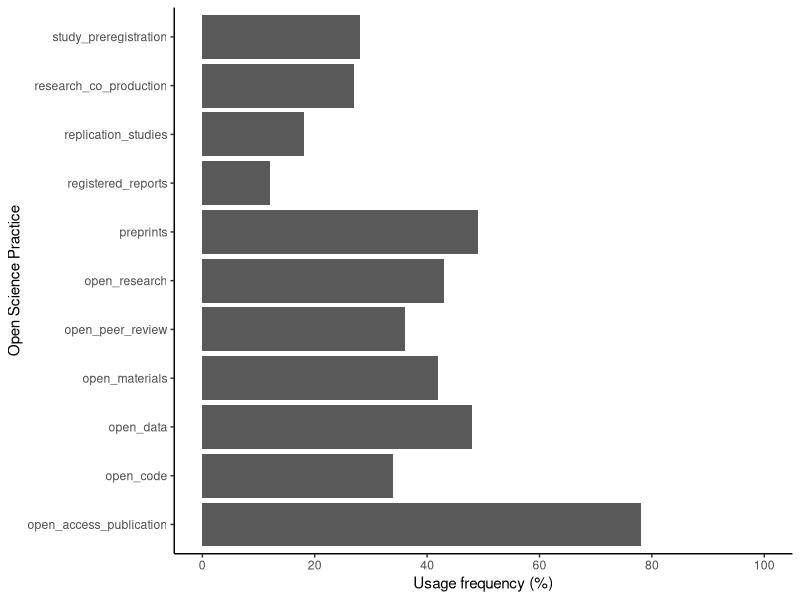
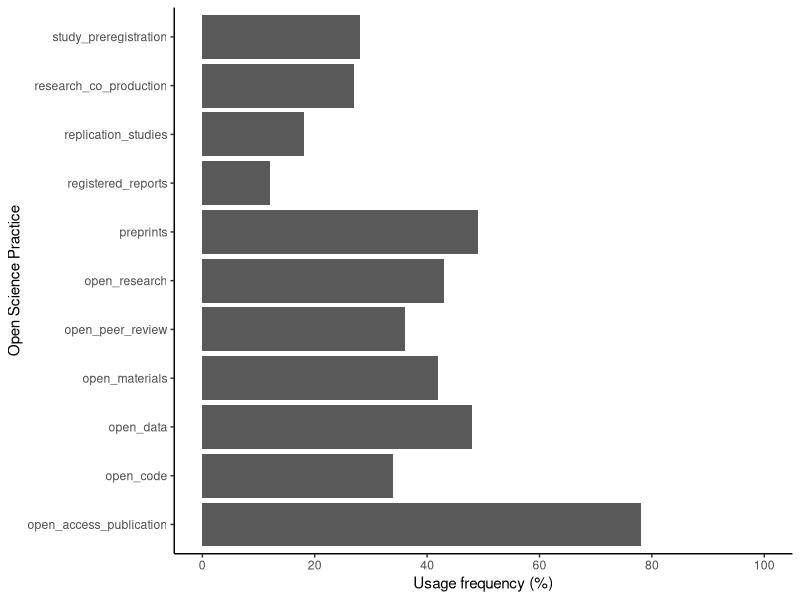
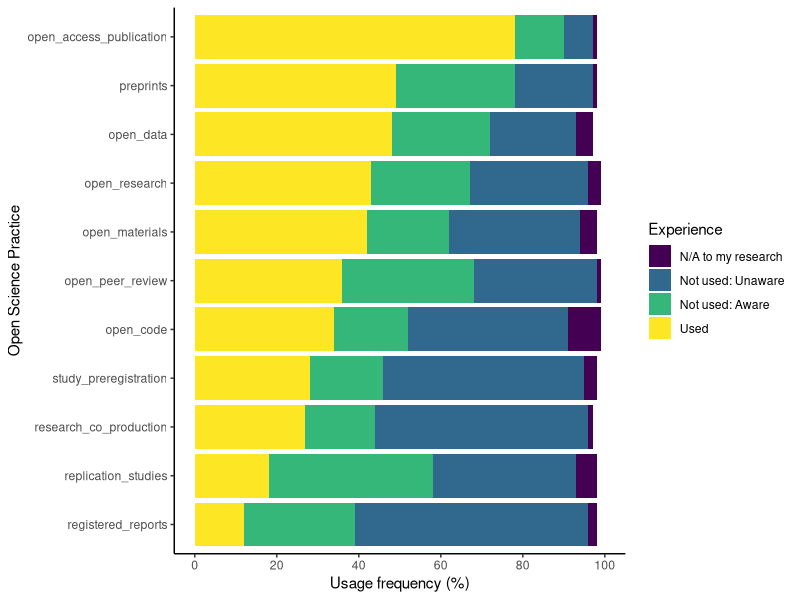
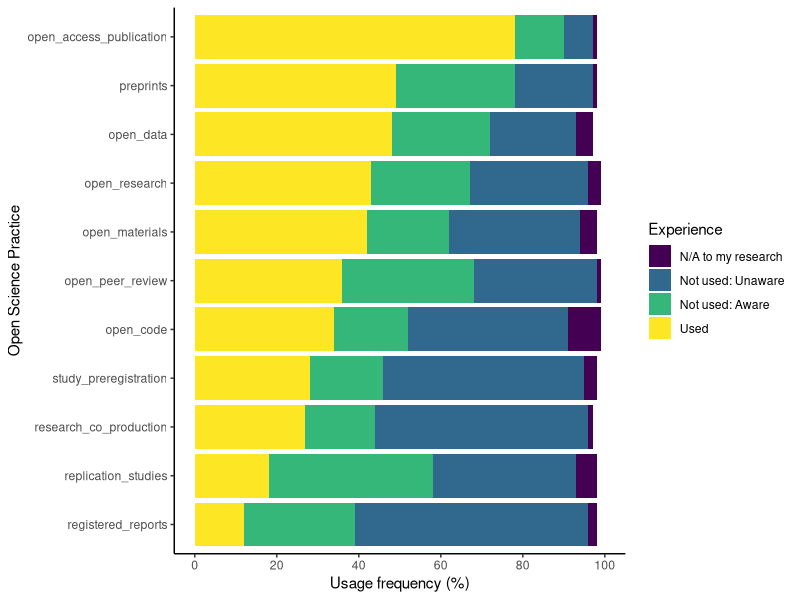

Write the R code that produced these figures, in order.
## ---- chunk 1
# Load the tidyverse package below
library(tidyverse)

# Load the data files
# This should be the Pennington_country.csv file 
country <- read_csv("data/Pennington_country.csv")

## ---- chunk 2
country %>% 
  drop_na(country_analysis) %>% 
  distinct(country_analysis) %>% 
  nrow()
## ---- chunk 3
country %>% 
  count(country_analysis) %>% 
  arrange(desc(n))
## ---- chunk 4
country %>% 
  drop_na(country_analysis) %>% 
  count(country_analysis) %>% 
  filter(n == 1) %>% 
  nrow()
## ---- chunk 5
glimpse(country)
## ---- chunk 6
usage_practices <- country %>%   
  pivot_longer(cols = aware_open_research:used_research_co_production, 
               names_to = "practice",
               values_to = "response") %>% 
  mutate(usage = case_when(grepl("aware_", practice) ~ "awareness",
                           grepl("used_", practice) ~ "usage"),
         practice = sub("aware_", "", practice),
         practice = sub("used_", "", practice)) %>% 
  pivot_wider(id_cols = id:practice, 
              names_from = usage, 
              values_from = response) %>% 
  mutate(experience = case_when(awareness == "I'm aware of this" & usage == "I've used this" ~ "Used",
                                awareness == "I'm aware of this" & usage == "I've not used this" ~ "Not used: Aware",
                                is.na(awareness) ~ "Not used: Unaware",
                                usage == "Not applicable to my research" ~ "N/A to my research"))

glimpse(usage_practices)
## ---- chunk 7
count_sample <- usage_practices %>% 
  count(practice, experience) %>% 
  mutate(percentage = floor((n / nrow(country)*100)))
## ---- chunk 8
count_sample %>% 
  filter(experience == "Not used: Unaware") %>% 
  arrange(desc(percentage))
## ---- chunk 9
count_sample %>% 
  filter(experience == "Used") %>% 
  ggplot(aes(x = practice, y = percentage)) + 
  geom_bar(stat = "identity") + 
  coord_flip() + 
  theme_classic() + 
  scale_x_discrete(name = "Open Science Practice") + 
  scale_y_continuous(name = "Usage frequency (%)", 
                     breaks = seq(0, 100, 20), 
                     limits = c(0, 100))
## ---- chunk 10
count_sample %>% 
  filter(experience == "Used") %>% 
  ggplot(aes(x = practice, y = percentage)) + 
  geom_bar(stat = "identity") + 
  coord_flip() + 
  theme_classic() + 
  scale_x_discrete(name = "Open Science Practice") + 
  scale_y_continuous(name = "Usage frequency (%)", 
                     breaks = seq(0, 100, 20), 
                     limits = c(0, 100))
## ---- chunk 11
order_practices <- count_sample %>% 
  filter(experience == "Used") %>% 
  arrange(percentage)

count_sample %>% 
  mutate(experience = factor(experience, 
                             levels = c("N/A to my research", "Not used: Unaware", "Not used: Aware", "Used")),
         practice = factor(practice, 
                           levels = order_practices$practice)) %>% 
  ggplot(aes(x = practice, y = percentage, fill = experience)) + 
  geom_bar(stat = "identity") + 
  coord_flip() + 
  theme_classic() + 
  scale_x_discrete(name = "Open Science Practice") + 
  scale_y_continuous(name = "Usage frequency (%)", 
                     breaks = seq(0, 100, 20), 
                     limits = c(0, 100)) +
  scale_fill_viridis_d(name = "Experience")
  
## ---- chunk 12
order_practices <- count_sample %>% 
  filter(experience == "Used") %>% 
  arrange(percentage)

count_sample %>% 
  mutate(experience = factor(experience, 
                             levels = c("N/A to my research", "Not used: Unaware", "Not used: Aware", "Used")),
         practice = factor(practice, levels = order_practices$practice)) %>% 
  ggplot(aes(x = practice, y = percentage, fill = experience)) + 
  geom_bar(stat = "identity") + 
  coord_flip() + 
  theme_classic() + 
  scale_x_discrete(name = "Open Science Practice") + 
  scale_y_continuous(name = "Usage frequency (%)", 
                     breaks = seq(0, 100, 20), 
                     limits = c(0, 100)) +
  scale_fill_viridis_d(name = "Experience")
## ---- chunk 13
# count the number of respondents per country
# we need this for percentages later
country_responses <- country %>% 
  count(country) %>% 
  rename(total_N = n)
